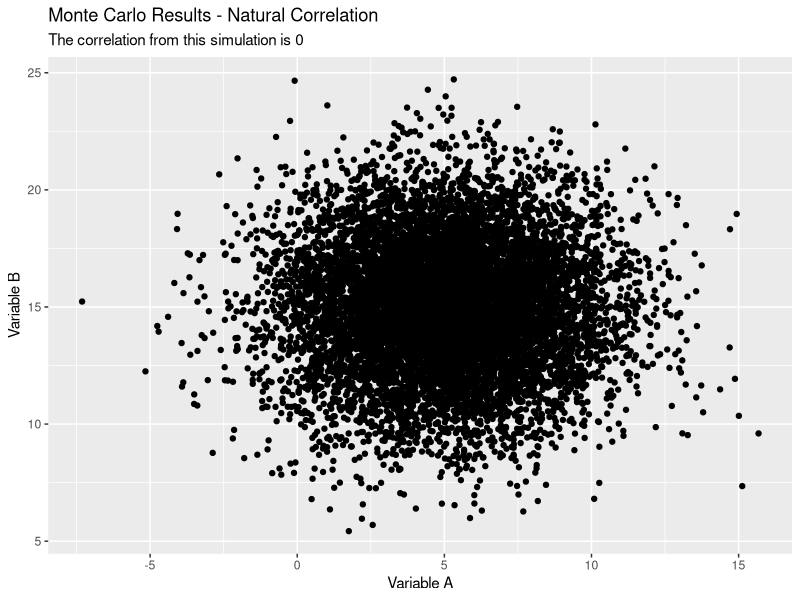
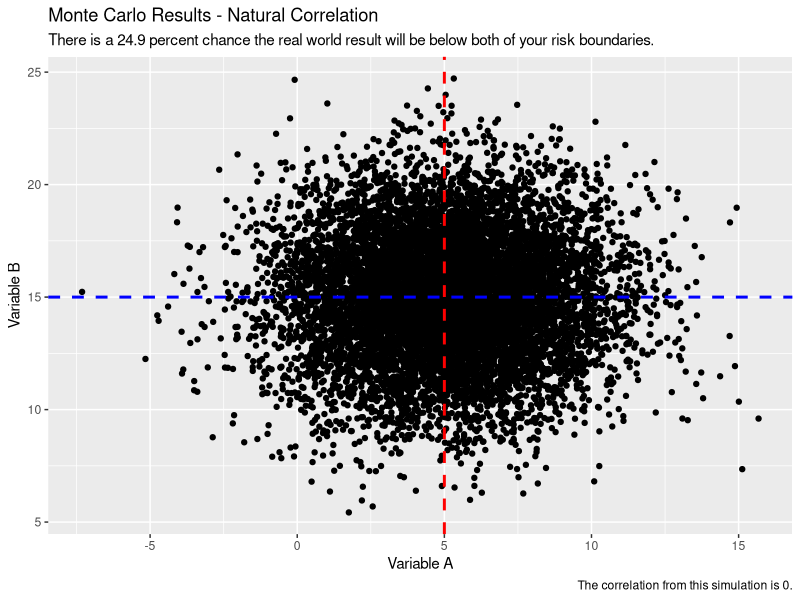

Reproduce these figures in R, in order.
## ---- chunk 1
# Variable A observations
middle.A <- 5
minimum.A <- 1
maximum.A <- 10
# Variable B observations
middle.B <- 15
minimum.B <- 11
maximum.B <- 20
## ---- chunk 2
trials <- 10000
confidence <- 90
## ---- chunk 3
MCTable <- as.data.frame(matrix(0, ncol = 2, nrow = trials))
names(MCTable) <- c("variableA.result", "variableB.result")
i <- 1
zscore <- qnorm((1 - (confidence/100))/2, lower.tail = FALSE) * 2
while (i <= trials) {
  MCTable[i,1] <- qnorm(runif(1), middle.A, (maximum.A - minimum.A)/zscore)
  MCTable[i,2] <- qnorm(runif(1), middle.B, (maximum.B - minimum.B)/zscore)
  i <- i + 1
}
## ---- chunk 4
library(ggplot2)
MCChart <- ggplot(data = MCTable,
                      aes(x = MCTable$variableA.result, y = MCTable$variableB.result)) + 
  geom_point() +
  labs(title = "Monte Carlo Results - Natural Correlation",
       subtitle = paste("The correlation from this simulation is", round(cor(MCTable$variableA.result, y = MCTable$variableB.result), digits = 2)), ## The formula used to find correlation here is wrong.
       x = "Variable A",
       y = "Variable B")
MCChart
## ---- chunk 5
riskBoundary.A <- 5.0
riskBoundary.B <- 15.0
## ---- chunk 6
belowBoundary.A <- subset(MCTable, MCTable$variableA.result < riskBoundary.A)
riskProbability.A <- round((nrow(belowBoundary.A) / trials) * 100, digits = 2)
belowBoundary.B <- subset(MCTable, MCTable$variableB.result < riskBoundary.B)
riskProbability.B <- round((nrow(belowBoundary.B) / trials) * 100, digits = 2)
riskGraph <- MCChart +
  geom_vline(aes(xintercept = riskBoundary.A),
             color = "red", 
             linetype = "dashed", 
             size = 1) +
  geom_hline(aes(yintercept = riskBoundary.B),
             color = "blue", 
             linetype = "dashed", 
             size = 1) +
  labs(subtitle = paste("There is a", round(((riskProbability.A/100) * (riskProbability.B/100)) * 100, digits = 2), "percent chance the real world result will be below both of your risk boundaries."),
       caption = paste0("The correlation from this simulation is ", round(cor(MCTable$variableA.result, y = MCTable$variableB.result), digits = 2), "."))
riskGraph
